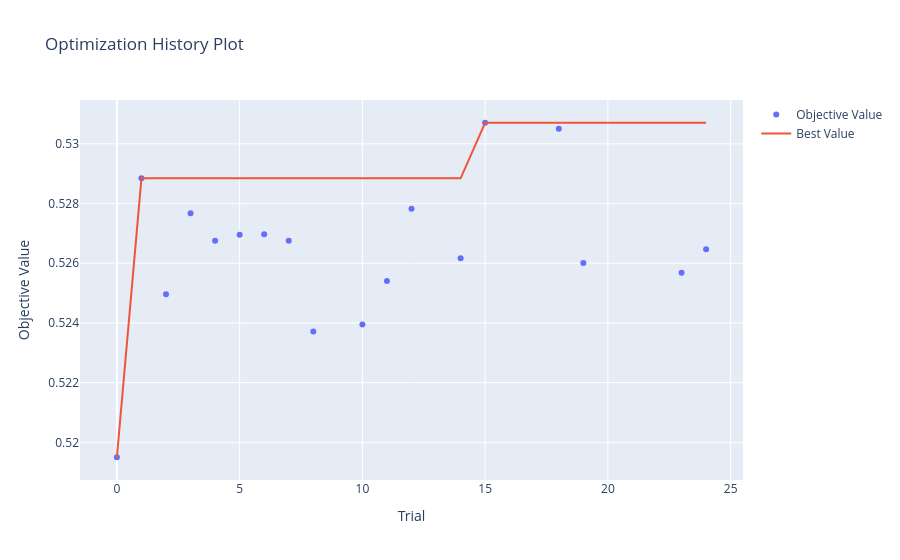

Write notebook code for a chart like this one.
### Code cell
optuna.visualization.plot_optimization_history(study_lstm_event)

### Figure 1 — Plotly figure (JSON) as saved in the notebook; plotly's stock layout.template omitted (floating-point values rounded to 4 significant figures)
{"data": [{"mode": "markers", "name": "Objective Value", "type": "scatter", "x": [0, 1, 2, 3, 4, 5, 6, 7, 8, 10, 11, 12, 14, 15, 18, 19, 23, 24], "y": [0.5195, 0.5288, 0.525, 0.5277, 0.5268, 0.527, 0.527, 0.5268, 0.5237, 0.524, 0.5254, 0.5278, 0.5262, 0.5307, 0.5305, 0.526, 0.5257, 0.5265]}, {"mode": "lines", "name": "Best Value", "type": "scatter", "x": [0, 1, 2, 3, 4, 5, 6, 7, 8, 9, 10, 11, 12, 13, 14, 15, 16, 17, 18, 19, 20, 21, 22, 23, 24], "y": [0.5195, 0.5288, 0.5288, 0.5288, 0.5288, 0.5288, 0.5288, 0.5288, 0.5288, 0.5288, 0.5288, 0.5288, 0.5288, 0.5288, 0.5288, 0.5307, 0.5307, 0.5307, 0.5307, 0.5307, 0.5307, 0.5307, 0.5307, 0.5307, 0.5307]}, {"marker": {"color": "#cccccc"}, "mode": "markers", "name": "Infeasible Trial", "showlegend": false, "type": "scatter", "x": [], "y": []}], "layout": {"title": {"text": "Optimization History Plot"}, "xaxis": {"title": {"text": "Trial"}}, "yaxis": {"title": {"text": "Objective Value"}}}}
